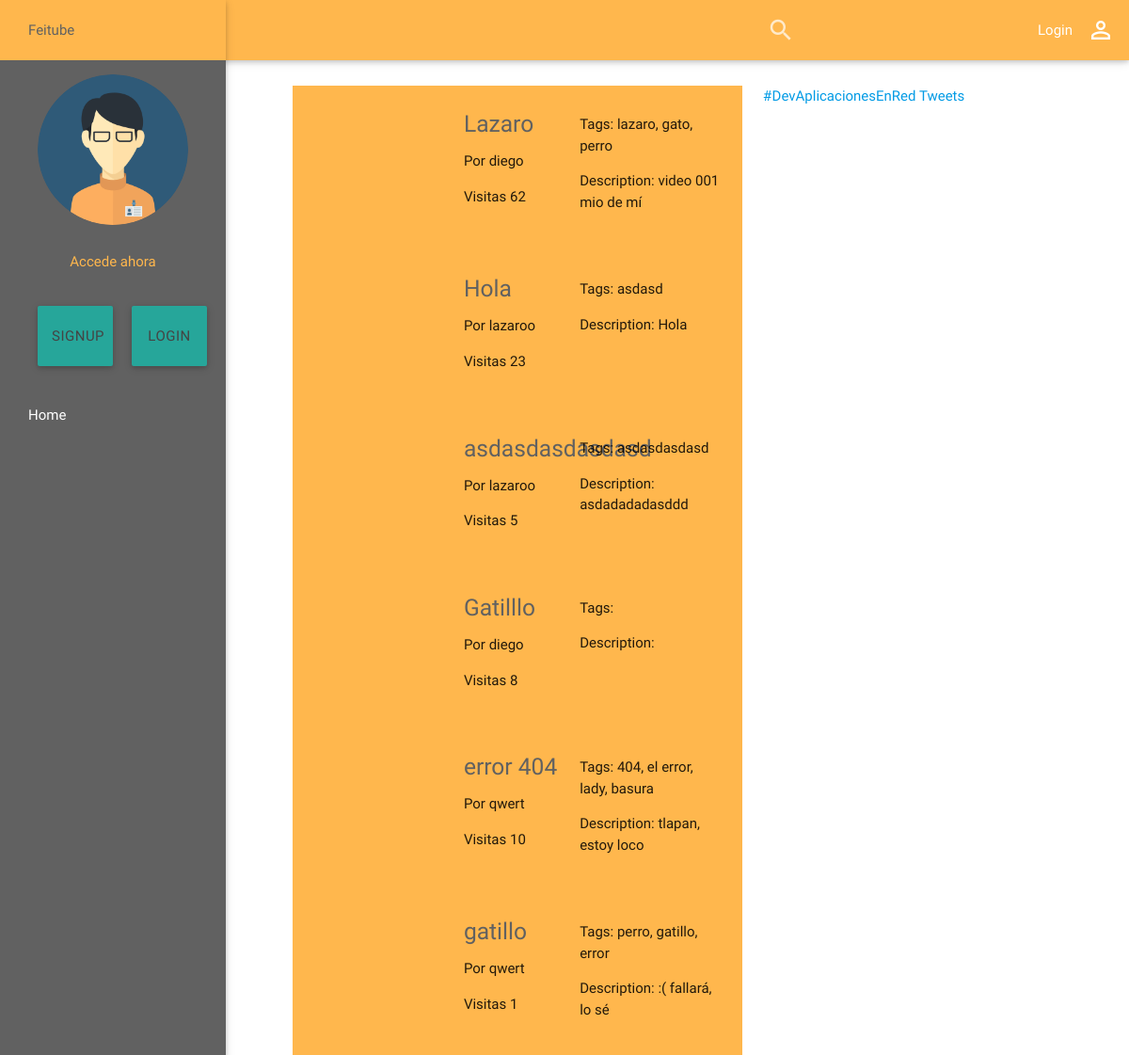
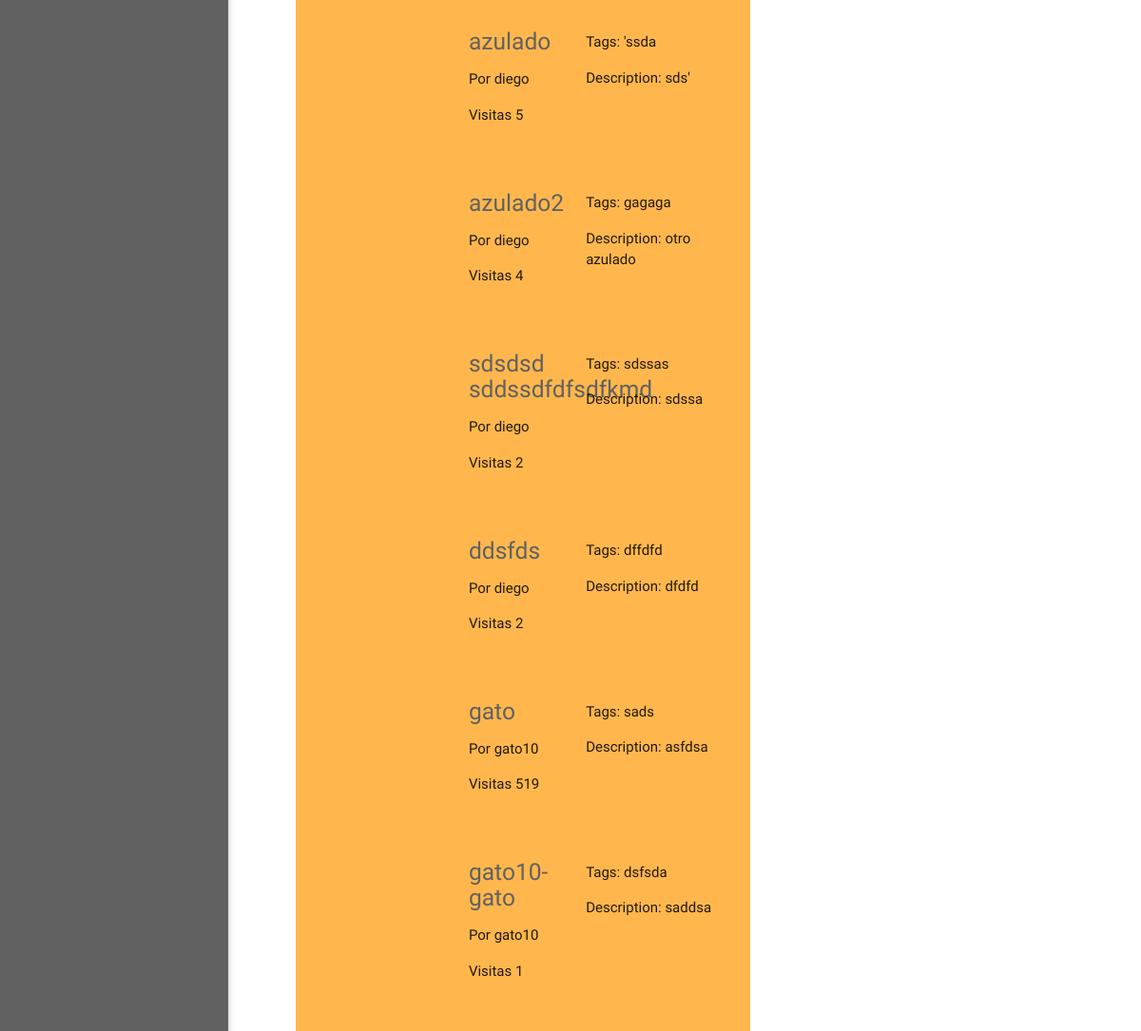
Before: / (upper part) with the older database file (2 pictures, top to bottom).
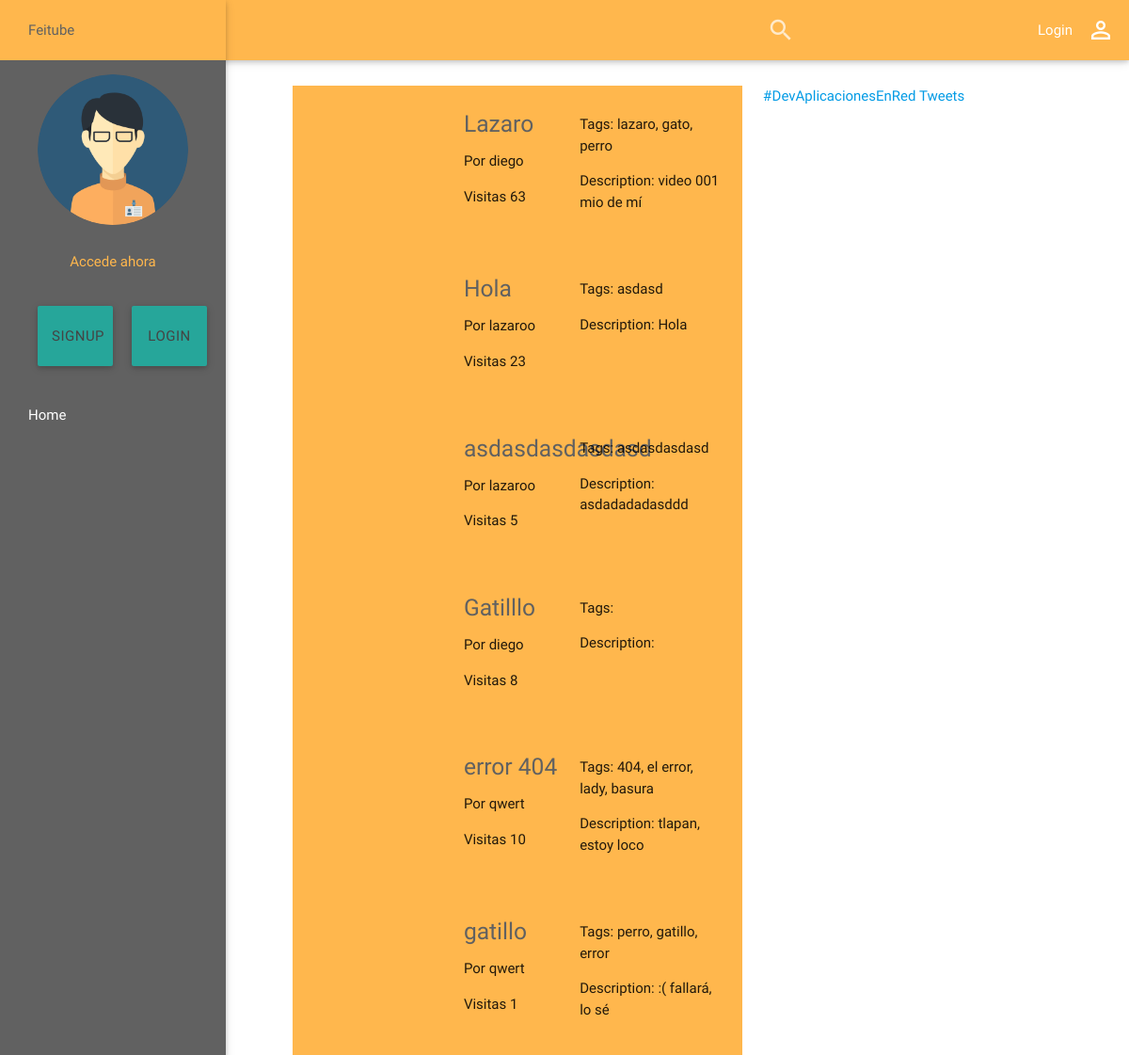
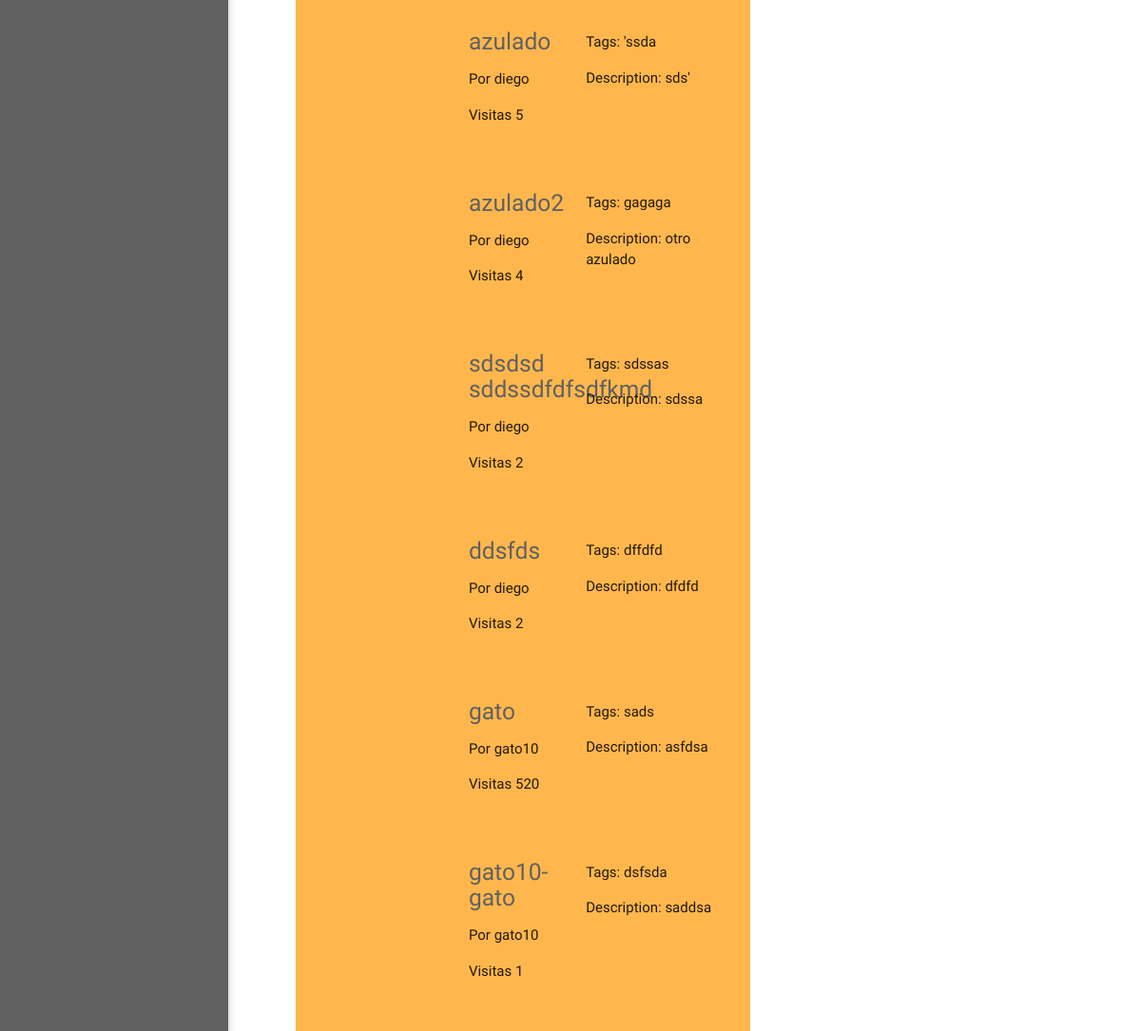
After: the same page with the newer database file (2 pictures, top to bottom).
### apps/feitube/models.py (models this page shows, shortened)
class Video(models.Model):
    title = models.CharField('Título', max_length=255)
    tags = models.CharField('Tags', max_length=255)
    description = models.TextField ('Descripción')
    path = models.FileField(upload_to=get_file_path_videos)
    generic_path = models.CharField('Ruta genérica', max_length=255)
    views = models.IntegerField ('Visitas', blank=True, null=True)
    uploaded = models.DateTimeField(auto_now_add=True)
    profile = models.ForeignKey(Profile, verbose_name='Usuario', related_name='videos', blank=True, null=True)
    favs_count = models.IntegerField ('Cantidad de favoritos', blank=True, null=True)
    favs = models.ManyToManyField(Profile, verbose_name='Favoritos', related_name='videos_fav', blank=True)
    rates_count = models.IntegerField('Total de calificaciones', blank=True, null=True)
    rates_sum = models.IntegerField('Suma total de calificaciones', blank=True, null=True)
    rates = models.ManyToManyField(Profile, verbose_name='Calificaciones', through="Rate",
    						through_fields=('video', 'profile'), related_name='videos_rate')
    comments = models.ManyToManyField(Profile, verbose_name='Comentarios', through="Comment",
    						through_fields=('video', 'profile'), related_name='videos_comment')
    slug = models.SlugField(max_length=255, unique=True, blank=True, null=True)
    class Meta:
        verbose_name = 'Video'
        verbose_name_plural = 'Videos'

class Profile(models.Model):
    user = models.OneToOneField(User)
    facebook = models.URLField('Facebook', max_length=255, blank=True, null=True, default='http://localhost:8000')
    twitter = models.URLField('Twitter', max_length=255, blank=True, null=True, default='http://localhost:8000')
    instagram = models.URLField('Instagram', max_length=255, blank=True, null=True, default='http://localhost:8000')
    google = models.URLField('Google +', max_length=255, blank=True, null=True, default='http://localhost:8000')
    profile_picture = models.FileField(upload_to=get_file_path_profiles, blank=True, null=True)
    cover_picture = models.FileField(upload_to=get_file_path_covers, blank=True, null=True)
    slug = models.SlugField(max_length=255, unique=True, blank=True, null=True)
    class Meta:
        verbose_name = 'Perfil'
        verbose_name_plural = 'Perfiles'

### apps/feitube/views.py (the view)
# urls.py: url(r'^$', 					'index', 				name='index'),
def index(request):
	videos = Video.objects.all()
	context = { 'videos': videos }
	return render(request, 'index.html', context)

### apps/feitube/templates/index.html (shortened to what this page needs)
{% extends 'base.html' %}
{% load static from static %}
{% block content %}
	<div class="col s12 m8 l5 offset-l3">
		<div class="orange lighten-2 section">
			{% for video in videos %}
				<div class="row">
					<div class="col s12 m4">
						<a href="{% url "video" video.slug %}" title="">
							<video height="auto" width="auto" class="responsive-video">
								<source src="{{ video.generic_path }}.mp4" type='video/mp4'>
								<source src="{{ video.generic_path }}.webm" type='video/webm'>
								<source src="{{ video.generic_path }}.ogv" type='video/ogg'>
							</video>
						</a>
					</div>
					<div class="col s12 m8">
						<div class="row">
							<div class="col s12 m5">
								<a class="grey-text text-darken-2" href="{% url "video" video.slug %}" title=""><h5>{{ video.title }}</h5></a>
								<p>Por {{ video.profile.user.get_username }}</p>
								<p>Visitas {{ video.views }}</p>
							</div>
							<div class="col s12 m7">
								<p>Tags: {{ video.tags }}</p>
								<p>Description: {{ video.description }}</p>
							</div>
						</div>
					</div>
				</div>
			{% endfor %}
		</div>
	</div>
{% endblock %}

### templates/base.html (shortened to what this page needs)
{% load static from static %}
<!DOCTYPE html>
<html lang="es">
  <head>
    <link rel="stylesheet" href="https://maxcdn.bootstrapcdn.com/font-awesome/4.4.0/css/font-awesome.min.css">
    <link rel="stylesheet" type="text/css" href="{% static "css/materialize.min.css" %}" media="screen,projection"/>
    <link rel="stylesheet" type="text/css" href="{% static "css/styles.css" %}" media="screen,projection"/>
    <link rel="stylesheet" href="//releases.flowplayer.org/6.0.4/skin/minimalist.css">
  </head>
  <body>
    <header id="header">
      <section class="navbar-fixed">
        <nav>
          <div class="nav-wrapper orange lighten-2">
            <a href="#" class="hide-on-med-and-down grey-text text-darken-2 brand-logo">Feitube</a>
            <ul class="right">
              <li>
                <form method="POST" action="{% url "search" %}" id="search_form">{% csrf_token %}
                  <div class="search-wrapper input-field">
                    <input id="search" name="search" type="search" required>
                    <label for="search"><i class="material-icons">search</i></label>
                    <i class="material-icons">close</i>
                  </div>
                </form>
              </li>
              {% if user.is_authenticated %}
                <li class="hide-on-small-only"><a class="upload" href="{% url "channel" user.get_username 'upload' %}"><i class="material-icons right">trending_up</i>Upload</a></li>
                <li class="hide-on-small-only"><a href="/"><i class="material-icons">new_releases</i></a></li>
                <li class="hide-on-small-only"><a href="{% url "channel" user.get_username 'profile' %}"><i class="material-icons">perm_identity</i></a></li>
              {% else %}
                <li class="hide-on-small-only"><a class="modal-trigger" href="#login_modal"><i class="material-icons right">perm_identity</i>Login</a></li>
              {% endif %}
            </ul>
          </div>
        </nav>
      </section>
    </header>
    <aside id="sidebar">
      <ul class="side-nav fixed grey darken-2" id="mobile-demo">
        <li class="orange lighten-2"><a href="{% url "index" %}" class="grey-text text-darken-2">Feitube</a></li>
        <div class="sidebar-header">
          {% if user.is_authenticated %}
            <figure class="sidebar-image">
                {% if user.profile.profile_picture %}
                  <img src="{{ user.profile.profile_picture.url }}" alt="profile_image" class="circle responsive-img"/>
                {% else %}
                  <img src="{% static "img/20.png" %}" alt="profile_image" class="circle responsive-img"/>
                {% endif %}
                  <figcaption><a href="{% url "channel" user.get_username 'profile' %}" class="orange-text text-lighten-2 center-align">{{ user.get_username }}</a></figcaption>
            </figure>
            <div class="row network">
                <div class="col s3"><a class="white-text" href="{{ user.profile.twitter }}"><i class="fa fa-twitter fa-lg"></i></a></div>
                <div class="col s3"><a class="white-text" href="{{ user.profile.facebook }}"><i class="fa fa-facebook fa-lg"></i></a></div>
                <div class="col s3"><a class="white-text" href="{{ user.profile.instagram }}"><i class="fa fa-instagram fa-lg"></i></a></div>
                <div class="col s3"><a class="white-text" href="{{ user.profile.google }}"><i class="fa fa-google-plus fa-lg"></i></a></div>
            </div>
            <li>
              <a href="{% url "index" %}" class="white-text">
                <i class="material-icons">send</i> Home
              </a>
            </li>
            <li>
              <a href="{% url "channel" user.get_username 'upload' %}" class="green-text text-lighten-2">
                <i class="material-icons">send</i> Upload
              </a>
            </li>
            <li>
              <a href="{% url "channel" user.get_username 'videos' %}" class="orange-text text-lighten-2">
                <i class="material-icons">send</i> My videos
              </a>
            </li>
            <li>
              <a href="{% url "channel" user.get_username 'favs' %}" class="red-text text-lighten-2">
                <i class="material-icons">send</i> Scores
              </a>
            </li>
            <li>
              <a href="{% url "channel" user.get_username 'playlists' %}" class="blue-text text-lighten-2">
                <i class="material-icons">send</i> Playlist
              </a>
            </li>
            <li>
              <a href="{% url "channel" user.get_username 'stream' %}" class="white-text">
                <i class="material-icons">send</i> Stream
              </a>
            </li>
            <li>
              <a href="{% url "logout" %}" class="red-text text-lighten-2">
                <i class="material-icons">send</i> Logout
              </a>
            </li>
          {% else %}
            <figure class="sidebar-image">
                  <img src="static/img/20.png" alt="" class="circle responsive-img"/>
                  <figcaption><a href="#" class="orange-text text-lighten-2 center-align">Accede ahora</a></figcaption>
            </figure>
            <div class="row">
              <a class="modal-trigger waves-effect waves-light btn col s4 offset-s2" href="#signup_modal" >Signup</a>
              <a href="#login_modal" class="modal-trigger waves-effect waves-light btn col s4 offset-s1" >Login</a>
            </div>
            <li><a href="{% url "index" %}" class="white-text">Home</a></li>
          {% endif %}
        </div>
      </ul>
    </aside>
  <section class="main row section">
    {% block content %}{% endblock %}
    <aside class="col s12 m4 l4">
      <a class="twitter-timeline"  href="https://twitter.com/hashtag/DevAplicacionesEnRed" data-widget-id="669795053980639232">#DevAplicacionesEnRed Tweets</a>
    </aside>
  </section>
  </body>
</html>

### static/css/styles.css (style rules this page uses)
.main { margin: 1% 0; }

Changed rows visible on the page:
changed Video "Lazaro": views "62" → "63"
changed Video "gato": views "519" → "520"
